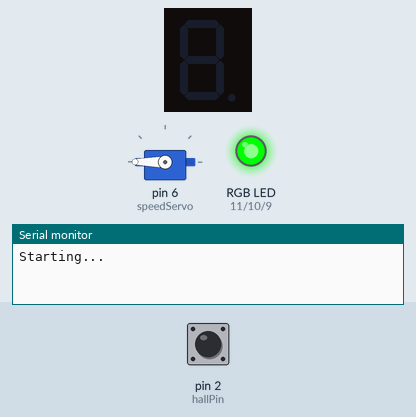
This sketch was run on a simulated Arduino Uno, built with avr-gcc and run on an emulated ATmega328P. Parts: servo, 1-digit seven-segment display, an RGB LED mixed from three pins (HIGH = lit), the last lines printed to the serial monitor. Inputs (shaded band) come from the test bench; at power-on: pin 2 (hallPin) HIGH.

Above: at 1.2 s.
1.3 s: pin 2 (hallPin) driven LOW
At 2.0 s:
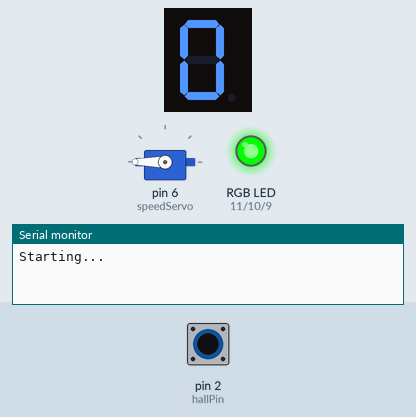
2.8 s: pin 2 (hallPin) pulsed HIGH 2 times (0.12 s each, 0.3 s apart)
At 4.2 s:
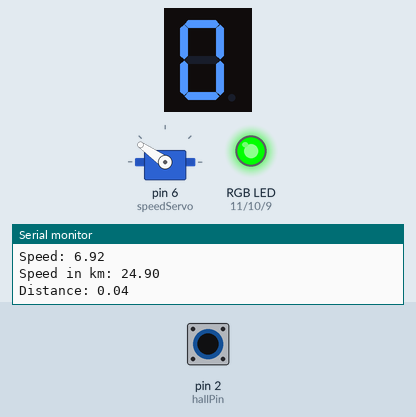
Timing chart, 0 to 5.8 s (numbered marks = the images above; inputs shaded):
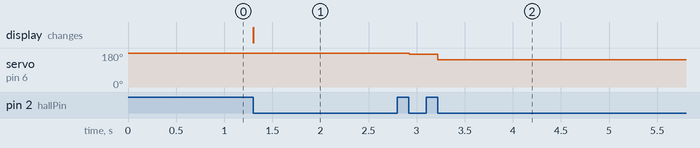

The sketch:

Spedometer.ino
```cpp
#include <Servo.h>
#include <SevSeg.h>

Servo speedServo;                 // create servo object to control a servo
SevSeg sevseg;

const int servoMax = 35;          // speed where servo should be at 180 degrees
const int servoMin = 0;           // speed where servo should be at 0 degrees
const int hallPin = 2;            // initializing a pin for the sensor output
const int ledPin =  13;           // initializing a pin for the led. Arduino has built in led attached to pin 13

const int red_light_pin= 11;      // pins for LED
const int green_light_pin = 10;
const int blue_light_pin = 9;

const float Pi = 3.14159;

float inchesToMeters(float x){
  float result;
  result = x / 39.37;
  return result;
}

float r = inchesToMeters(13);       // radius of wheel in meters (change to where you put the magnet)
const float circ = 2 * Pi * r;      // circumference of the wheel

int hallState = 0;                  // initializing a variable for storing the status of the hall sensor.
int servoPos = 180;                 // variable to store the servo position
float time_new = 0;
float time_old = 0;
float period = 0;                   // time it takes for one wheel rotation
float currSpeed = 0;                // current speed in meters per second
float currSpeedkmh = 0;             // current speed in kilometers per hour
int rot = 0;                        // counts the number of rotations
float dist = 0 ;                    // distance traveled in 100 meters
bool j = false;                     // making sure each time count happens only once every rotation

void setup() {
  speedServo.attach(6);             // attaches the servo on pin 6 to the servo object
  speedServo.write(servoPos);       // start the motor at location 0

  pinMode(red_light_pin, OUTPUT);
  pinMode(green_light_pin, OUTPUT);
  pinMode(blue_light_pin, OUTPUT);

  byte numDigits = 1;
  byte digitPins[] = {};
  byte segmentPins[] = {8, 7, 3, 4, 5, 12, 13};
  bool resistorsOnSegments = true;
  byte hardwareConfig = COMMON_CATHODE;

  sevseg.begin(hardwareConfig, numDigits, digitPins, segmentPins, resistorsOnSegments);
  sevseg.setBrightness(90);

  pinMode(ledPin, OUTPUT);        // This will initialize the LED pin as an output pin
  pinMode(hallPin, INPUT);        // This will initialize the hall effect sensor pin as an input pin to the Arduino

  RGB_color(0, 255, 0);           // starting the LED with a green

  Serial.begin(9600);
  while(!Serial);
  Serial.println("Starting...");
}

void loop() {

  hallState = digitalRead(hallPin);                     // reading from the sensor and storing the state of the hall effect sensor :

  if (hallState == LOW) {                               // Checking whether the state of the module is high or low
    if (!j) {
      time_new = millis();
      if (time_old != 0) {
        period = (time_new - time_old) / 1000;          // getting the time between sensor readings
        currSpeed = circ / period;                      // getting the speed in meters per second
        currSpeedkmh = (currSpeed * 3600) / 1000;
        dist = (rot * circ) / 100;                     // getting distance traveled in 100 meters
        Serial.println((String)"Speed: " + currSpeed);
        Serial.println((String)"Speed in km: " + currSpeedkmh);
        Serial.println((String)"Distance: " + dist);
        sevseg.setNumber(dist);
        sevseg.refreshDisplay();
      } else {
        sevseg.setNumber(0);
        sevseg.refreshDisplay();
      }
      time_old = time_new;
      rot ++;
    }
    j = true;
  }

  else {
    if (currSpeedkmh <= 25.0) {           // changing the color of the LED depending on the speed
      RGB_color(0, 255, 0);               // Green
    } else if (currSpeedkmh > 25.0 && currSpeedkmh < 30.0) {
      RGB_color(255, 255, 0);             // Yellow
    } else {
      RGB_color(255, 0, 0);               // Red
    }
    j = false;
  }

  if (currSpeed <= servoMax) {
    servoPos = (currSpeed / servoMax) * 180;
    speedServo.write(180 - servoPos);
  } else {
    speedServo.write(0);
  }
}

void RGB_color(int red_light_value, int green_light_value, int blue_light_value)
 {
  analogWrite(red_light_pin, red_light_value);
  analogWrite(green_light_pin, green_light_value);
  analogWrite(blue_light_pin, blue_light_value);
}
```

Measured:
- after the input at 1.3 s, the display: changes at once (image 1)
- after the input at 2.8 s, servo on pin 6 (speedServo): 180° → 174° after 0.12 s, → 145° 0.30 s later
